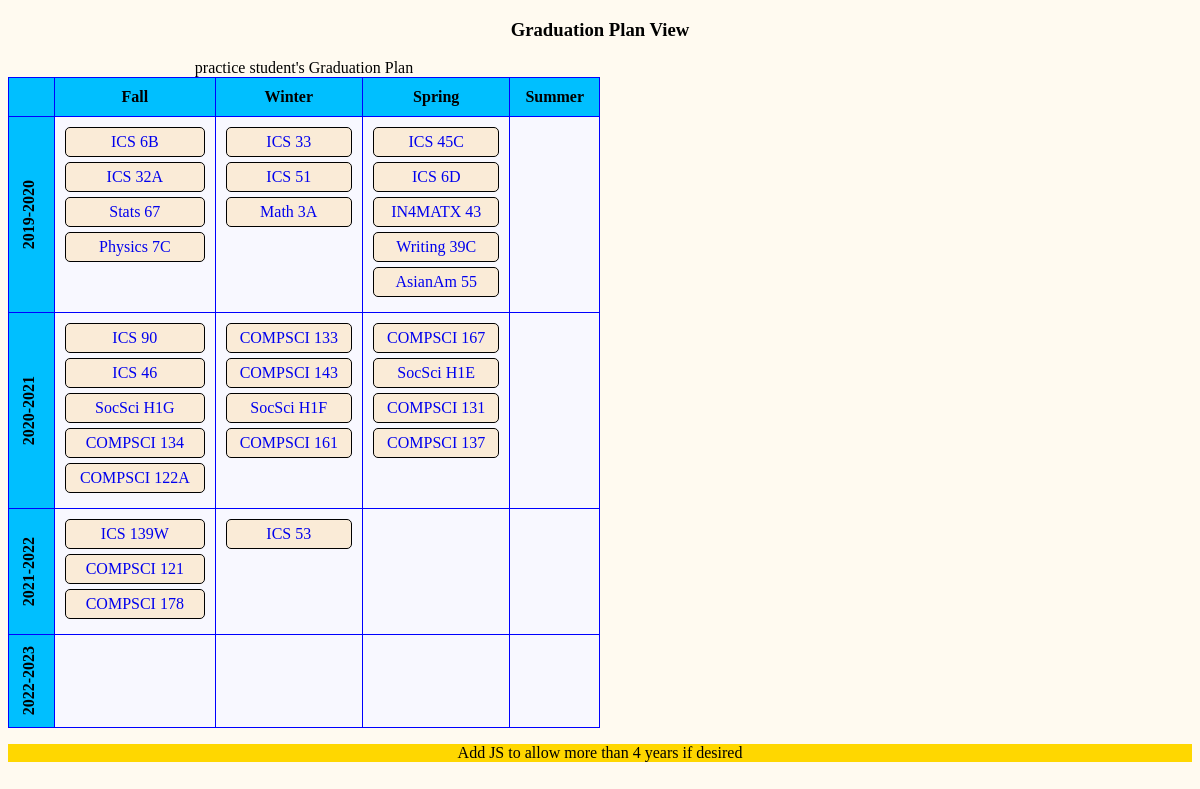
The page /schedule_builder/graduation_plan/2 on the database its author committed.
### schedule_builder/models.py (models this page shows, shortened)
class GraduationPlan(models.Model):
    name = models.CharField(max_length=25, default = 'Default Name') #owner
    subjects = models.ManyToManyField(Subject, related_name='graduation_plans', through='ProjectedEnrollment')
    start_year = models.IntegerField(default=current_year) #need to add ! or make as a lookup method that finds the min year

class Subject(models.Model):
    name = models.CharField(max_length=30)
    department = models.CharField(max_length=8) #make it 45 for the whole department name?
    number = models.CharField(max_length=10)
    co_reqs = None #set as a many to one rel to self, on delete = set null, blank= true
    pre_reqs = None
    satisfies = None #req's like GE's it satisfies
    terms_offered = None #fall/winter/spring

### schedule_builder/views.py (the view)
# urls.py: path('graduation_plan/<int:grad_plan_id>', views.graduation_plan, name = 'graduation_plan'),
def graduation_plan(request, grad_plan_id = 1):
    grad_plan = get_object_or_404(GraduationPlan, pk=grad_plan_id)
    grad_plan_by_term = defaultdict(lambda:defaultdict(list)) #nested defaultdicts
    for enrollment in grad_plan.projected_enrollments.all():
        grad_plan_by_term[_convert_to_grade_level(enrollment, grad_plan.start_year)][enrollment.term].append(enrollment.subject)
    context = {'name': grad_plan.name, 'start_year': grad_plan.start_year, 'grad_plan': grad_plan_by_term}
    return render(request, 'schedule_builder/graduationplan.html', context)

### schedule_builder/views.py (called while the page is built)
def _convert_to_grade_level(enrollment: ProjectedEnrollment, start_year:int):
    grade_level = (enrollment.year - start_year)+ (1 if enrollment.term=='Fall' else 0)
    return f'year{grade_level}'

### schedule_builder/templates/schedule_builder/graduationplan.html (shortened to what this page needs)
<!DOCTYPE html>
<html lang = "en-US">
<head>
	{% load static %}
	<link href= "{% static 'schedule_builder/CSS/gradplan.css' %}" rel="stylesheet" type="text/css">
</head>
<body>
	<h3> Graduation Plan View </h3>
	<div class = "gradplan" >
		{% if grad_plan %}
			<table >
				<caption> {{name}}'s Graduation Plan </caption>
				<tr>
					<th> </th>
					<th class = "topheader"> Fall </th>
					<th class = "topheader"> Winter </th>
					<th class = "topheader"> Spring </th>
					<th class = "topheader"> Summer </th>
				</tr>
				<tr>
					<th> <div class = "sideheader"> {{start_year}}-{{start_year|add:"1"}} </div> </th>
					<td>
						<ul>
						{% for subject in grad_plan.year1.Fall %}
							<li> <a href="{% url 'schedule_builder:subject_detail' subject.name %}">{{subject.name}} </a> </li>
						{% endfor %}
						</ul>
					</td>
					<td>
						<ul>
						{% for subject in grad_plan.year1.Winter %}
							<li> <a href="{% url 'schedule_builder:subject_detail' subject.name %}">{{subject.name}} </a> </li>
						{% endfor %}
						</ul>
					</td>
					<td>
						<ul>
						{% for subject in grad_plan.year1.Spring %}
							<li> <a href="{% url 'schedule_builder:subject_detail' subject.name %}">{{subject.name}} </a> </li>
						{% endfor %}
						</ul>
					</td>
					<td>
					</td>
				</tr>
				<tr>
					<th> <div class = "sideheader">{{start_year|add:"1"}}-{{start_year|add:"2"}} </div></th>
					<td>
						<ul>
						{% for subject in grad_plan.year2.Fall %}
							<li> <a href="{% url 'schedule_builder:subject_detail' subject.name %}">{{subject.name}} </a> </li>
						{% endfor %}
						</ul>
					</td>
					<td>
						<ul>
						{% for subject in grad_plan.year2.Winter %}
							<li> <a href="{% url 'schedule_builder:subject_detail' subject.name %}">{{subject.name}} </a> </li>
						{% endfor %}
						</ul>
					</td>
					<td>
						<ul>
						{% for subject in grad_plan.year2.Spring %}
							<li> <a href="{% url 'schedule_builder:subject_detail' subject.name %}">{{subject.name}} </a> </li>
						{% endfor %}
						</ul>
					</td>
					<td>
					</td>
				</tr>
				<tr>
					<th> <div class = "sideheader">{{start_year|add:"2"}}-{{start_year|add:"3"}} </div></th>					<td>
						<ul>
						{% for subject in grad_plan.year3.Fall %}
							<li> <a href="{% url 'schedule_builder:subject_detail' subject.name %}">{{subject.name}} </a> </li>
						{% endfor %}
						</ul>
					</td>
					<td>
						<ul>
						{% for subject in grad_plan.year3.Winter %}
							<li> <a href="{% url 'schedule_builder:subject_detail' subject.name %}">{{subject.name}} </a> </li>
						{% endfor %}
						</ul>
					</td>
					<td>
					</td>
					<td>
					</td>
				</tr>
				<tr>
					<th> <div class = "sideheader">{{start_year|add:"3"}}-{{start_year|add:"4"}} </div></th>
					<td>
					</td>
					<td>
					</td>
					<td>
					</td>
					<td>
					</td>
				</tr>
			</table>
			<p>Add JS to allow more than 4 years if desired</p>
		{% else %}
			<p> Graduation plan has not been created yet. </p>
		{% endif %}
	 </div>
</body>
</html>

### schedule_builder/static/schedule_builder/CSS/gradplan.css (style rules this page uses)
h1, h2, h3 { text-align: center; }
p { text-align: center; background-color: gold; }
body { background-color: floralwhite; }
.gradplan table { background-color: ghostwhite; width: 50%; }
.gradplan th { background-color: deepskyblue; }
.topheader { padding: 10px; }
.sideheader { padding: 10px; writing-mode: vertical-rl; transform: rotate(180deg); }
.gradplan table, th, tr, td { border: 1px solid blue; border-collapse: collapse; }
.gradplan td { padding: 10px 10px; text-align: left; vertical-align: top; }
.gradplan ul { list-style-type: none; list-style-position: outside; padding: 0px; margin: 0px; }
.gradplan td li { padding: 5px; background-color: antiquewhite; border: 1px solid black; margin-bottom: 5px; border-radius: 5px; text-align: center; }
.gradplan td li a { text-decoration: none; }

### rows shown on the page
GraduationPlan: name "practice student"
Subject: name "ICS 6B"
Subject: name "ICS 32A"
Subject: name "Stats 67"
Subject: name "Physics 7C"
Subject: name "ICS 33"
Subject: name "ICS 51"
Subject: name "Math 3A"
Subject: name "ICS 45C"
Subject: name "ICS 6D"
Subject: name "IN4MATX 43"
Subject: name "Writing 39C"
Subject: name "AsianAm 55"
Subject: name "ICS 90"
Subject: name "ICS 46"
Subject: name "SocSci H1G"
Subject: name "COMPSCI 134"
Subject: name "COMPSCI 122A"
Subject: name "COMPSCI 133"
Subject: name "COMPSCI 143"
Subject: name "SocSci H1F"
Subject: name "COMPSCI 161"
Subject: name "COMPSCI 167"
Subject: name "SocSci H1E"
Subject: name "COMPSCI 131"
Subject: name "COMPSCI 137"
Subject: name "ICS 139W"
Subject: name "COMPSCI 121"
Subject: name "COMPSCI 178"
Subject: name "ICS 53"

### other values the page prints
{{ start_year }} "2019"
{{ start_year|add:"1" }} "2020"
{{ start_year|add:"2" }} "2021"
{{ start_year|add:"3" }} "2022"
{{ start_year|add:"4" }} "2023"
